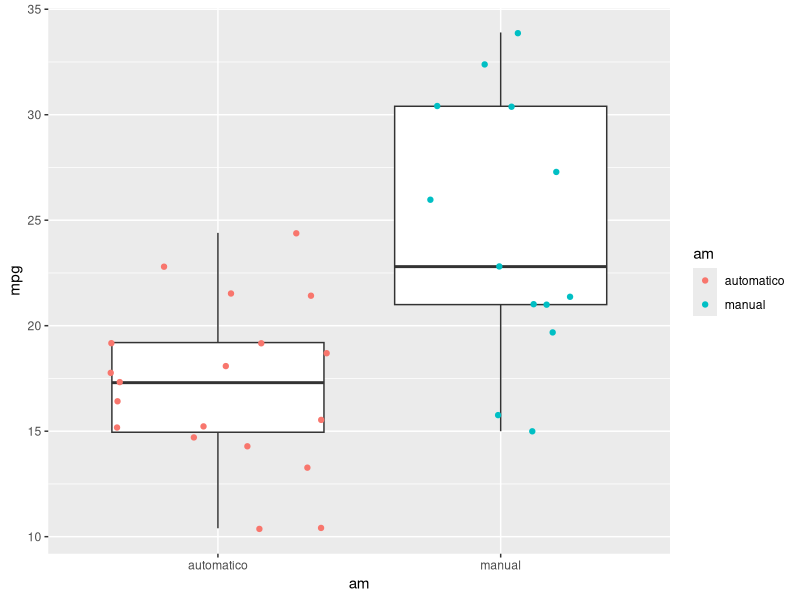
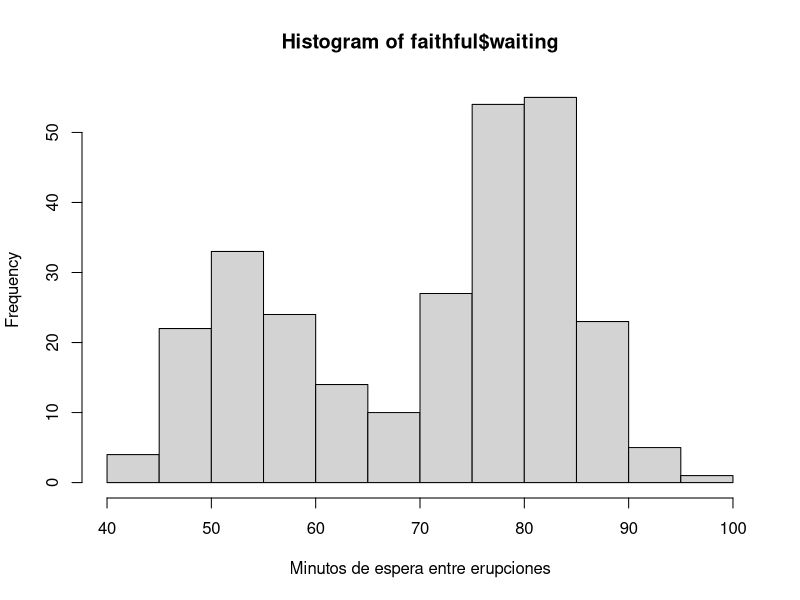
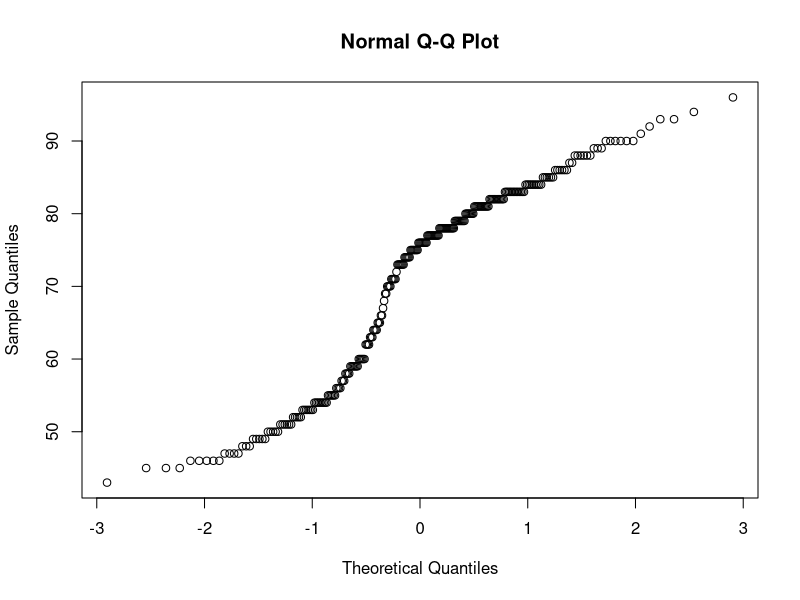
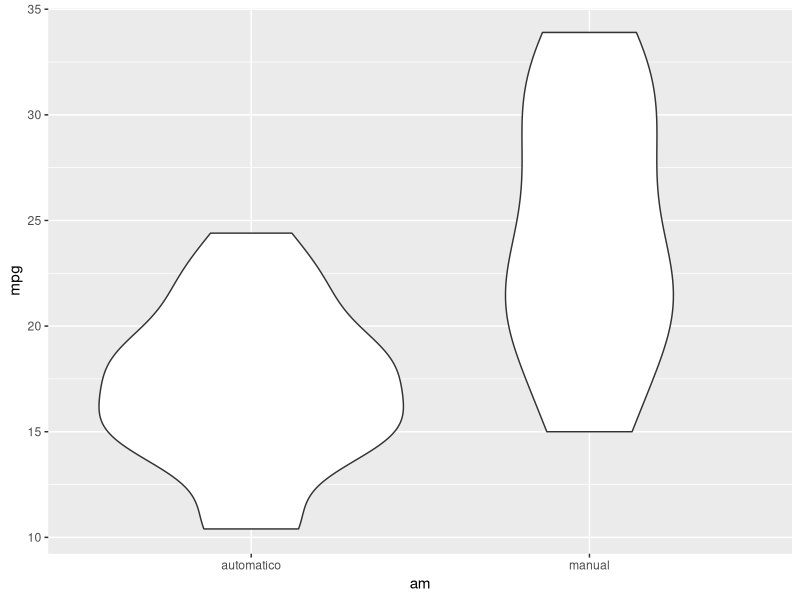
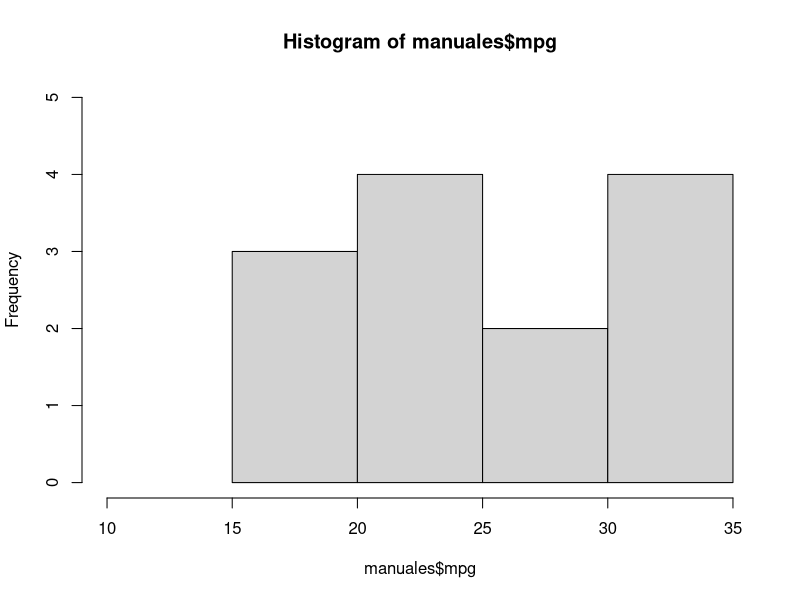
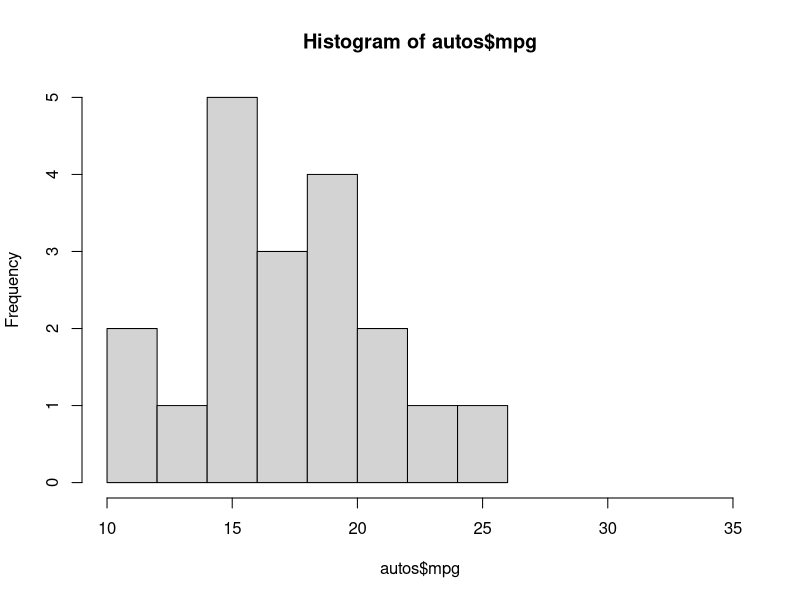
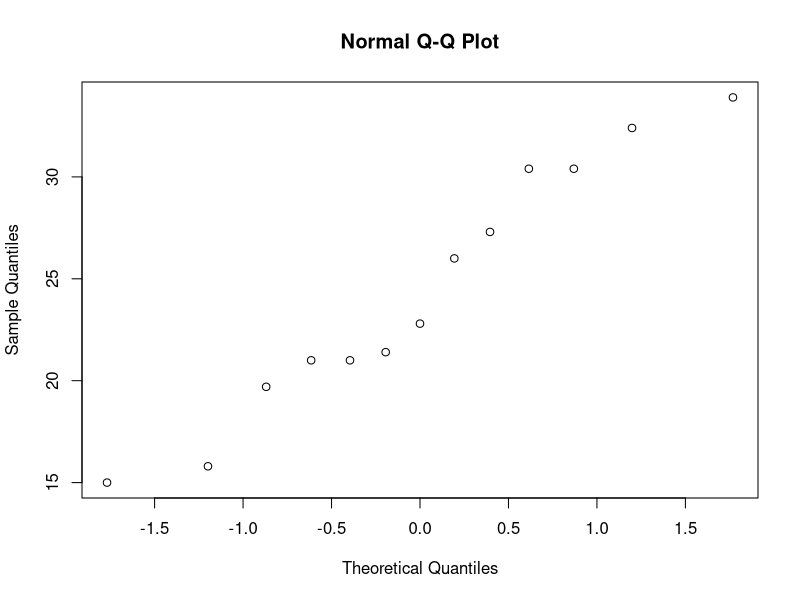

Generate these figures, in order, with R:
## ---- chunk 1
knitr::opts_chunk$set(echo = FALSE, warning = FALSE, message = FALSE)
suppressMessages(suppressWarnings(library(tidyverse, quietly = TRUE)))
## ---- chunk 2
data("faithful")
t.test(x = faithful$waiting, mu = 60, alternative = "two.sided")
## ---- chunk 3
data("mtcars")
mt <- mtcars
mt$am <- ifelse(mtcars$am  == 0, "automatico", "manual")
mt <- as.data.frame(mt)
ggplot(mt, aes(x = am, y = mpg)) + geom_boxplot() + geom_jitter(aes(color = am))
## ---- chunk 4
t.test(mpg ~ am, data = mtcars, var.equal =TRUE)
## ---- chunk 5
hist(faithful$waiting, xlab = "Minutos de espera entre erupciones")
## ---- chunk 6
qqnorm(faithful$waiting)
## ---- chunk 7
shapiro.test(faithful$waiting)
## ---- chunk 8
data("faithful")
wilcox.test(x = faithful$waiting, mu = 60, alternative = "two.sided")
## ---- chunk 9
data("mtcars")
mt <- mtcars
mt$am <- ifelse(mtcars$am  == 0, "automatico", "manual")
mt <- as.data.frame(mt)
ggplot(mt, aes(x = am, y = mpg)) + geom_violin()
## ---- chunk 10
manuales <- mt %>% filter(am == "manual")
hist(manuales$mpg, xlim = c(10,35), ylim = c(0,5))
## ---- chunk 11
autos <- mt %>% filter(am == "automatico")
hist(autos$mpg, xlim = c(10,35), ylim = c(0,5))
## ---- chunk 12
qqnorm(manuales$mpg)
